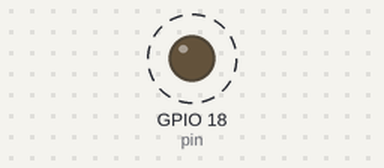
This program was run on a simulated ESP32 board running MicroPython. Shown: output pins drawn as LEDs (lit = HIGH). Dashed ring = blinking.

Above: at 0.5 s.
Timing chart, 0 to 4.6 s (numbered marks = the images above):
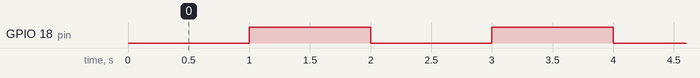

Measured:
- by itself, GPIO 18 (pin): alternates HIGH for 1.0 s and LOW for 1.0 s

The program:

______.py
```python
import machine

# 创建定时器
timer = machine.Timer(0)

# 创建输出引脚
pin = machine.Pin(18, machine.Pin.OUT)

# 创建 Signal 对象，绑定引脚并设置反转逻辑
signal = machine.Signal(pin, invert=True)

# 定义定时器回调函数
def leds(timer):
    signal.value(not signal.value())  # 反转信号状态

# 启动定时器，周期为 1000 毫秒（1 秒），并设置为周期性触发
timer.init(period=1000, mode=machine.Timer.PERIODIC, callback=leds)

# 保持主程序运行
while True:
    pass
```
